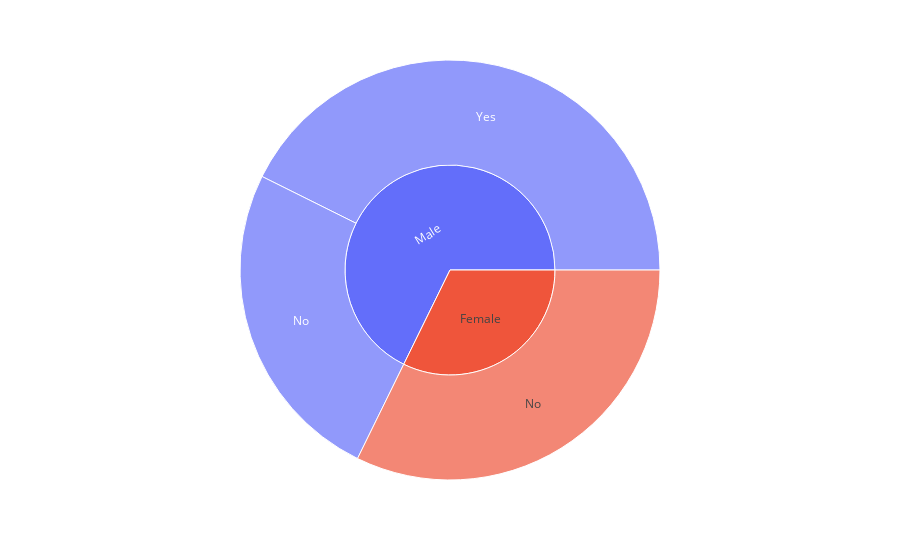

Here is the notebook cell this chart was saved with:
### Code cell
fig = px.sunburst(df , path=['Gender' , 'Promo Code Used'] , values='Purchase Amount (USD)')
fig.show()

### Figure 1 — Plotly figure (JSON) as saved in the notebook; plotly's stock layout.template omitted (floating-point values rounded to 4 significant figures)
{"data": [{"branchvalues": "total", "domain": {"x": [0, 1], "y": [0, 1]}, "hovertemplate": "labels=%{label}<br>Purchase Amount (USD)=%{value}<br>parent=%{parent}<br>id=%{id}<extra></extra>", "ids": ["Female/No", "Male/No", "Male/Yes", "Female", "Male"], "labels": ["No", "No", "Yes", "Female", "Male"], "name": "", "parents": ["Female", "Male", "Male", "", ""], "type": "sunburst", "values": [75191, 58479, 99411, 75191, 157890]}], "layout": {"legend": {"tracegroupgap": 0}, "margin": {"t": 60}}}
